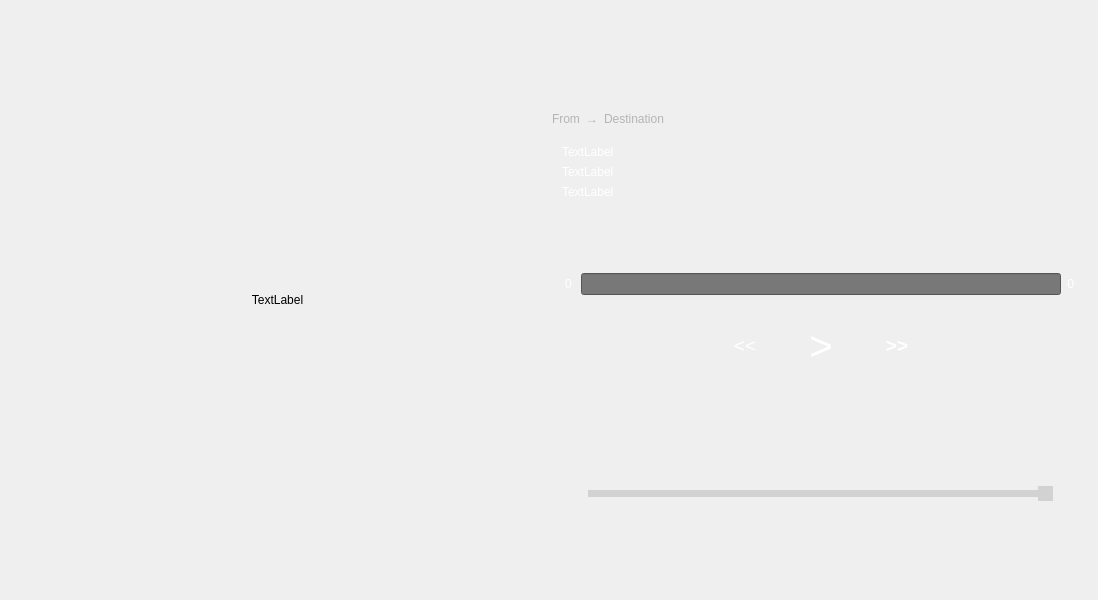
<?xml version="1.0" encoding="UTF-8"?>
<ui version="4.0">
 <class>MainWindow</class>
 <widget class="QMainWindow" name="MainWindow">
  <property name="geometry">
   <rect>
    <x>0</x>
    <y>0</y>
    <width>1098</width>
    <height>600</height>
   </rect>
  </property>
  <property name="windowTitle">
   <string>Shairport Sync Display</string>
  </property>
  <property name="styleSheet">
   <string notr="true"></string>
  </property>
  <widget class="QWidget" name="centralwidget">
  <property name="styleSheet">
   <string notr="true"></string>
  </property>
   <layout class="QHBoxLayout" name="horizontalLayout_3">
    <item>
     <layout class="QHBoxLayout" name="horizontalLayout_2">
      <item>
       <widget class="QLabel" name="CoverArt">
        <property name="sizePolicy">
         <sizepolicy hsizetype="Expanding" vsizetype="Expanding">
          <horstretch>0</horstretch>
          <verstretch>0</verstretch>
         </sizepolicy>
        </property>
        <property name="text">
         <string>TextLabel</string>
        </property>
        <property name="alignment">
         <set>Qt::AlignCenter</set>
        </property>
        <property name="margin">
         <number>0</number>
        </property>
       </widget>
      </item>
      <item>
       <layout class="QVBoxLayout" name="verticalLayout_2">
        <item>
         <spacer name="verticalSpacer">
          <property name="orientation">
           <enum>Qt::Vertical</enum>
          </property>
          <property name="sizeType">
           <enum>QSizePolicy::Expanding</enum>
          </property>
          <property name="sizeHint" stdset="0">
           <size>
            <width>20</width>
            <height>40</height>
           </size>
          </property>
         </spacer>
        </item>

         <item>
           <layout class="QHBoxLayout" name="horizontalLayout">

           <item><widget class="QLabel" name="Client">
            <property name="styleSheet">
             <string notr="true">color: rgb(180, 180, 180);</string>
            </property>
            <property name="text">
             <string>From</string>
            </property>
           </widget></item>

           <item><widget class="QLabel" name="Arrow">
            <property name="styleSheet">
             <string notr="true">color: rgb(180, 180, 180);</string>
            </property>
            <property name="text">
             <string>&#x2192;</string>
            </property>
           </widget></item>

           <item><widget class="QLabel" name="Service">
            <property name="styleSheet">
             <string notr="true">color: rgb(180, 180, 180);</string>
            </property>
            <property name="text">
             <string>Destination</string>
            </property>
           </widget></item>

<item>
         <spacer name="hspc">
          <property name="orientation">
           <enum>Qt::Horizontal</enum>
          </property>
          <property name="sizeHint" stdset="0">
           <size>
            <width>20</width>
            <height>40</height>
           </size>
          </property>
         </spacer>
</item>

           </layout>
         </item>

        <item>
         <layout class="QVBoxLayout" name="verticalLayout">
          <item>
           <widget class="QLabel" name="Title">
            <property name="styleSheet">
             <string notr="true">margin-right:20px; color: rgb(255, 255, 255);</string>
            </property>
            <property name="text">
             <string>TextLabel</string>
            </property>
            <property name="margin">
             <number>10</number>
            </property>
            <property name="indent">
             <number>10</number>
            </property>
           </widget>
          </item>
          <item>
           <widget class="QLabel" name="Artist">
            <property name="styleSheet">
             <string notr="true">margin-right:20px; color: rgb(255, 255, 255);</string>
            </property>
            <property name="text">
             <string>TextLabel</string>
            </property>
            <property name="margin">
             <number>10</number>
            </property>
            <property name="indent">
             <number>10</number>
            </property>
           </widget>
          </item>
          <item>
           <widget class="QLabel" name="Album">
            <property name="styleSheet">
             <string notr="true">color: rgb(255, 255, 255);</string>
            </property>
            <property name="text">
             <string>TextLabel</string>
            </property>
            <property name="scaledContents">
             <bool>false</bool>
            </property>
            <property name="margin">
             <number>10</number>
            </property>
            <property name="indent">
             <number>10</number>
            </property>
           </widget>
          </item>
         </layout>
        </item>
        <item>
         <layout class="QVBoxLayout" name="verticalLayout_3">
	  <item>
         <spacer name="verticalSpacer_2">
          <property name="orientation">
           <enum>Qt::Vertical</enum>
          </property>
          <property name="sizeHint" stdset="0">
           <size>
            <width>20</width>
            <height>2</height>
           </size>
          </property>
         </spacer>
          </item>
          <item>
           <layout class="QHBoxLayout" name="horizontalLayout">
            <item>
             <widget class="QLabel" name="Elapsed">
            <property name="styleSheet">
             <string notr="true">margin-left:10px; color: rgb(255, 255, 255);</string>
            </property>
              <property name="text">
               <string>0</string>
              </property>
             </widget>
            </item>

          <item>
           <widget class="QProgressBar" name="ProgressBar">
            <property name="styleSheet">
             <string notr="true">QProgressBar::chunk { background-color: rgb(210,210,210); }
QProgressBar {background-color: rgb(120, 120, 120);}
</string>
            </property>
            <property name="sizePolicy">
             <sizepolicy hsizetype="Expanding" vsizetype="Fixed">
              <horstretch>0</horstretch>
              <verstretch>0</verstretch>
             </sizepolicy>
            </property>
            <property name="baseSize">
             <size>
              <width>0</width>
              <height>0</height>
             </size>
            </property>
            <property name="value">
             <number>0</number>
            </property>
            <property name="alignment">
             <set>Qt::AlignCenter</set>
            </property>
            <property name="textVisible">
             <bool>false</bool>
            </property>
           </widget>
          </item>

            <item>
             <widget class="QLabel" name="Remaining">
            <property name="styleSheet">
             <string notr="true">margin-right: 10px; color: rgb(255, 255, 255);</string>
            </property>
              <property name="layoutDirection">
               <enum>Qt::LeftToRight</enum>
              </property>
              <property name="text">
               <string>0</string>
              </property>
              <property name="alignment">
               <set>Qt::AlignRight|Qt::AlignTrailing|Qt::AlignVCenter</set>
              </property>
              <property name="margin">
               <number>5</number>
              </property>
              <property name="indent">
               <number>5</number>
              </property>
             </widget>
            </item>

           </layout>
          </item>
         </layout>
        </item>
        <item>
         <layout class="QHBoxLayout" name="horizontalLayout">
        <item>
         <spacer name="hspc">
          <property name="orientation">
           <enum>Qt::Horizontal</enum>
          </property>
          <property name="sizeHint" stdset="0">
           <size>
            <width>20</width>
            <height>40</height>
           </size>
          </property>
         </spacer>
        </item>
          <item>
           <widget class="QPushButton" name="b1">
            <property name="styleSheet">
             <string notr="true">width:70; color: white; border-radius:45px;</string>
            </property>
            <property name="sizePolicy">
             <sizepolicy hsizetype="Fixed" vsizetype="Expanding">
              <horstretch>0</horstretch>
              <verstretch>0</verstretch>
             </sizepolicy>
            </property>
            <property name="font">
             <font>
              <pointsize>14</pointsize>
             </font>
            </property>
            <property name="text">
             <string>&lt;&lt;</string>
            </property>
           </widget>
          </item>
          <item>
           <widget class="QPushButton" name="b2">
            <property name="styleSheet">
             <string notr="true">width:70; color: white; border-radius:45px;</string>
            </property>
            <property name="sizePolicy">
             <sizepolicy hsizetype="Fixed" vsizetype="Expanding">
              <horstretch>0</horstretch>
              <verstretch>0</verstretch>
             </sizepolicy>
            </property>
            <property name="font">
             <font>
              <pointsize>30</pointsize>
             </font>
            </property>
            <property name="text">
             <string>&gt;</string>
            </property>
           </widget>
          </item>
          <item>
           <widget class="QPushButton" name="b3">
            <property name="styleSheet">
             <string notr="true">width:70; color:white; border-radius:45px; </string>
            </property>
            <property name="sizePolicy">
             <sizepolicy hsizetype="Fixed" vsizetype="Expanding">
              <horstretch>0</horstretch>
              <verstretch>0</verstretch>
             </sizepolicy>
            </property>
            <property name="font">
             <font>
              <pointsize>14</pointsize>
              <weight>75</weight>
             </font>
            </property>
            <property name="text">
             <string>&gt;&gt;</string>
            </property>
           </widget>
          </item>
        <item>
         <spacer name="hspc">
          <property name="orientation">
           <enum>Qt::Horizontal</enum>
          </property>
          <property name="sizeHint" stdset="0">
           <size>
            <width>20</width>
            <height>40</height>
           </size>
          </property>
         </spacer>
        </item>


         </layout>
        </item>

        <item>
         <spacer name="verticalSpacer_2">
          <property name="orientation">
           <enum>Qt::Vertical</enum>
          </property>
          <property name="sizeHint" stdset="0">
           <size>
            <width>10</width>
            <height>20</height>
           </size>
          </property>
         </spacer>
        </item>

<item>

     <layout class="QHBoxLayout" name="horizontalLayout_2">

<item>
<widget class="QPushButton" name="v1">
            <property name="styleSheet">
             <string notr="true">margin-left:10px; width:20; border-radius:1px</string>
            </property>
            <property name="text">
             <string></string>
            </property>
</widget>
</item>

<item>
<widget class="QSlider" name="Vol">
            <property name="styleSheet">
             <string notr="true">
QSlider::handle:horizontal { background-color: rgb(210,210,210); width:10px;}
QSlider::add-page:horizontal { background: rgb(80,80,80); }
QSlider::sub-page:horizontal { background: rgb(210,210,210); }
QSlider::groove:horizontal { height: 7px; }
QSlider {background-color: rgba(0, 0, 0, 0);}</string>
            </property>
            <property name="minimum">
             <number>-300</number>
            </property>
            <property name="maximum">
             <number>0</number>
            </property>
            <property name="value">
             <number>0</number>
            </property>
<property name="orientation">
<enum>Qt::Horizontal</enum>
</property>
</widget>
</item>

<item>
<widget class="QPushButton" name="v2">
            <property name="styleSheet">
             <string notr="true">margin-right:10px; width:20; color: white; border-radius:1px</string>
            </property>
            <property name="text">
             <string></string>
            </property>
</widget>
</item>

     </layout>
</item>

        <item>
         <spacer name="verticalSpacer_2">
          <property name="orientation">
           <enum>Qt::Vertical</enum>
          </property>
          <property name="sizeHint" stdset="0">
           <size>
            <width>20</width>
            <height>40</height>
           </size>
          </property>
         </spacer>
        </item>
       </layout>
      </item>
     </layout>
    </item>
   </layout>
  </widget>
 </widget>
 <resources/>
 <connections/>
</ui>
